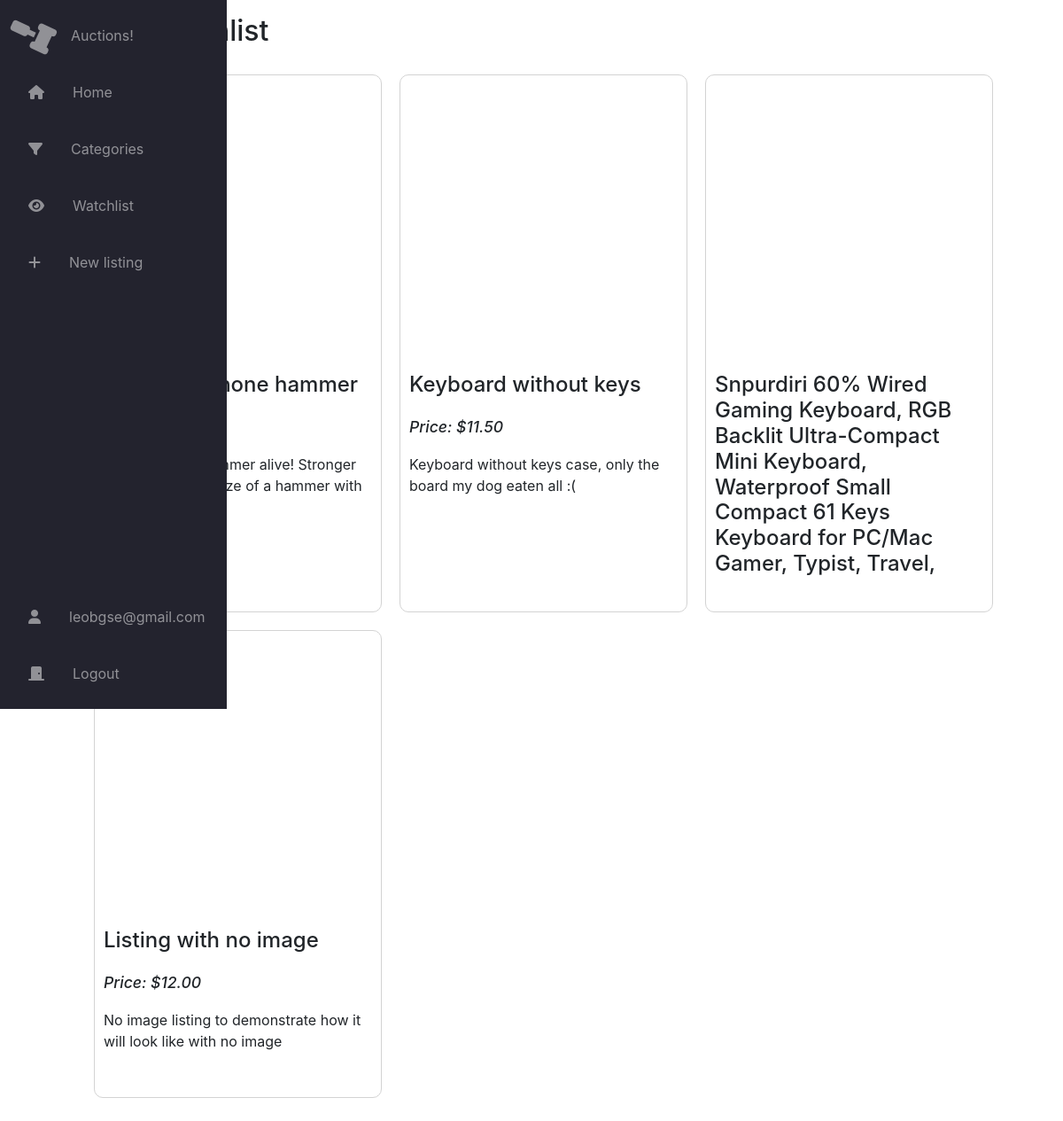
Before: /mywatchlist (signed in) with the older database file.
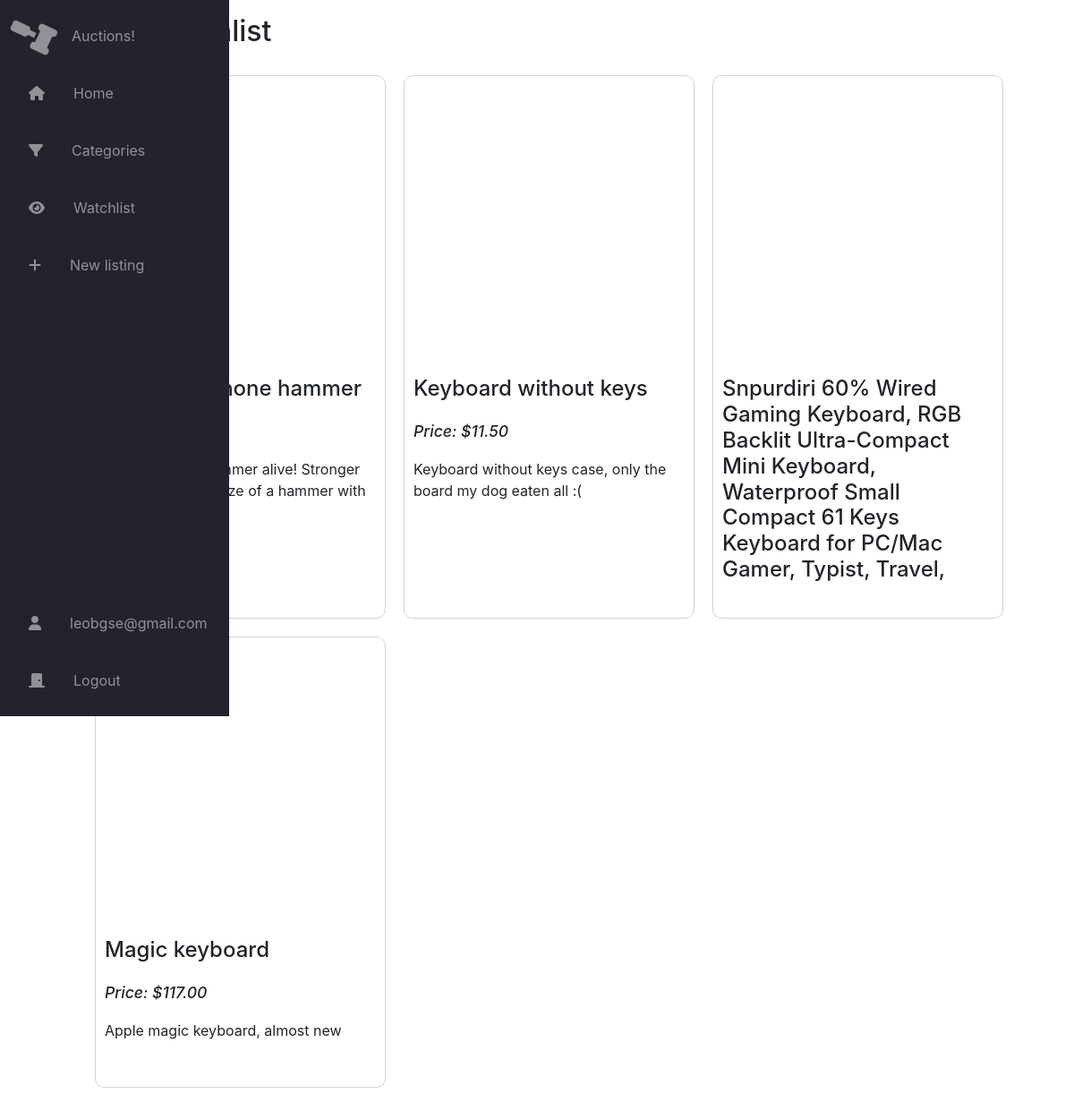
After: the same page with the newer database file.
### auctions/models.py (models this page shows, shortened)
class WatchList(models.Model):
    FK_list = models.ForeignKey(Listings, on_delete=models.CASCADE, related_name="list_watchList")
    FK_user = models.ForeignKey(User, on_delete=models.CASCADE, related_name="user_watchlist")

class Listings(models.Model):
    bidsUntilNow = models.IntegerField(default=0)
    category = models.CharField(max_length=30, blank=True, null=True)
    description = models.CharField(max_length=300)
    imageUrl = models.URLField(blank=True, null=True)
    currentBid = models.DecimalField(default=0, max_digits=8, decimal_places=2)
    title = models.CharField(max_length=64)
    winner_id = models.IntegerField(blank=True, null=True)
    is_close = models.BooleanField(default=False)
    FK_user = models.ForeignKey(User, on_delete=models.CASCADE)

### auctions/views.py (the view)
# urls.py: path("mywatchlist", views.my_watch_list, name='my_watchlist'),
@login_required
def my_watch_list(request):
    current_user = request.user
    watchlist_data = WatchList.objects.filter(FK_user__id=current_user.id)
    if len(watchlist_data) > 0:
        context = {'watch_listings': watchlist_data}
    else:
        context = {'watch_listings': None}
    return render(request, "auctions/watchlist.html", context)

### auctions/templates/auctions/watchlist.html
{% extends 'auctions/layout.html' %}
{% block body %}
    <h2 class="title-page">My Watchlist</h2>
    <div class="container-index">
    {% if watch_listings == None %}
        <p>No listings, feel free to check all the <a class="watchList-link" href="{% url 'index' %}">Active Listings</a></p>
    {% else %}
        {% for listing in watch_listings %}
            <a href="{% url 'listing_page' listing.FK_list.id %}" class="active-listing">
                {% if listing.FK_list.imageUrl != "" and listing.FK_list.imageUrl != none%}
                    <div class="active-listing-image" style="background-image: url('{{listing.FK_list.imageUrl}}');"></div>
                {% else %}
                    <div class="active-listing-image" style="background-image: url('https://web.ipca.pt/sap/wp-content/codevision/resources/images/no-image.jpg');"></div>
                {% endif %}
                <div class="active-listing-details">
                    <h4>{{listing.FK_list.title}}</h4>
                    <p class="index-description price">Price: ${{listing.FK_list.currentBid}}</p>
                    <p class="index-description">{{listing.FK_list.description}}</p>
                </div>
            </a>
        {% endfor %}
    {% endif %}
    </div>
{% endblock %}

Changed rows visible on the page:
removed WatchList: FK_list "Listing with no image", FK_list.currentBid "12.00", FK_list.description "No image listing to demonstrate how it will look like with no image"
added WatchList: FK_list "Magic keyboard", FK_list.currentBid "117.00", FK_list.description "Apple magic keyboard, almost new"
